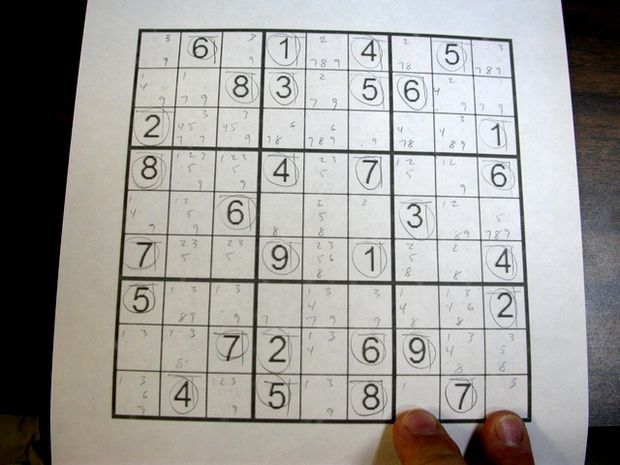
#> input picture sudokuu.jpg, 620 x 465 px
$ python '15th adaptive Thresholding.py'
#> lines starting #> are read from the running program, lines starting #| are printed output that depends on the picture; after the words box and inside, x2 and y2 are one past the last pixel; in counts of white or black regions, pixels touching at a corner belong together
import cv2
import numpy as np

img = cv2.imread('sudokuu.jpg',0)
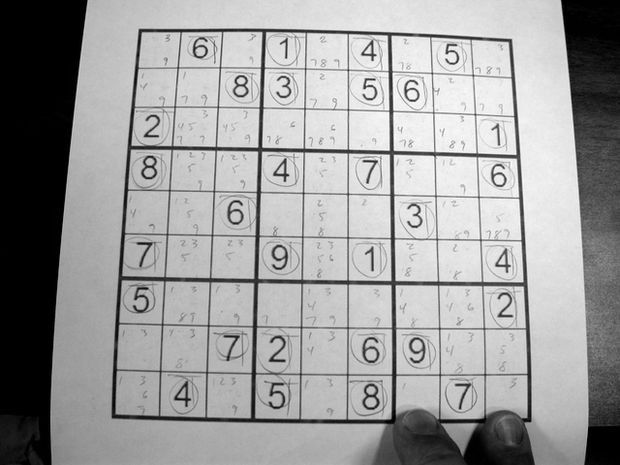
#> img: shape (465, 620); min 0, max 255, mean 156.6

_, th1 = cv2.threshold(img,127,255,cv2.THRESH_BINARY)
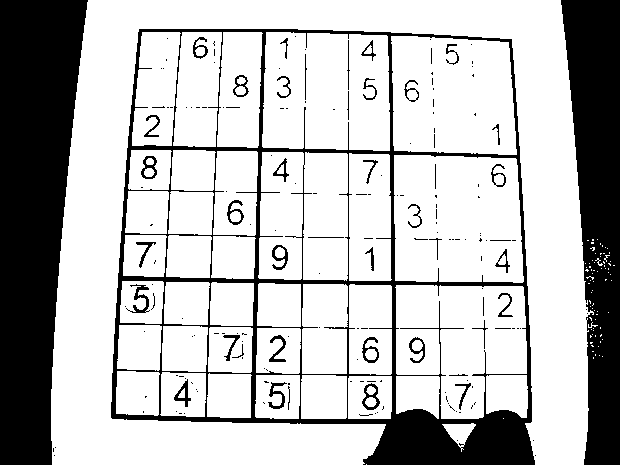
#> th1: shape (465, 620); 74% white; 182 black regions (138 under 20 px), largest, box (x1, y1, x2, y2) and area: (0, 0, 88, 465) 29940, (111, 29, 535, 465) 22012, (561, 0, 620, 465) 18687
#thus we can see the basic threshold is not working properly here due to uneven shade's we will be using adaptive threshold

th2 = cv2.adaptiveThreshold(img, 255, cv2.ADAPTIVE_THRESH_MEAN_C, cv2.THRESH_BINARY, 11, 2)
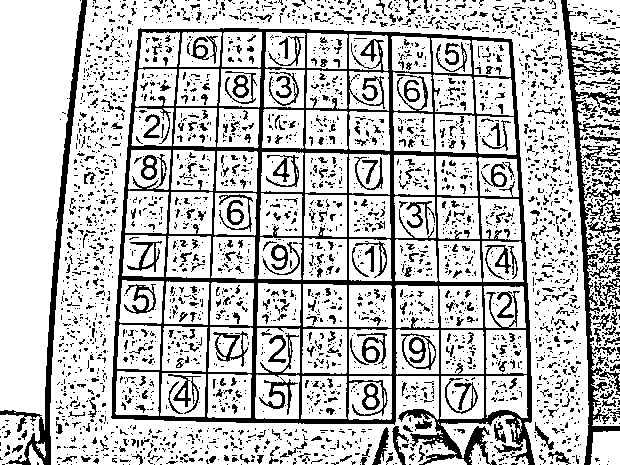
#> th2: shape (465, 620); 75.8% white; 3206 black regions (2782 under 20 px), largest, box (x1, y1, x2, y2) and area: (111, 28, 535, 465) 26669, (561, 0, 620, 465) 4513, (0, 0, 87, 465) 3298
#now we can see it more clear color distribution
#the are two types of adaptive threshold
#1st : ADAPTIVE_THRESH_MEAN_C
#2nd : ADAPTIVE_THRESH_GAUSIAN_C
th3 = cv2.adaptiveThreshold(img, 255, cv2.ADAPTIVE_THRESH_GAUSSIAN_C, cv2.THRESH_BINARY, 11, 2)
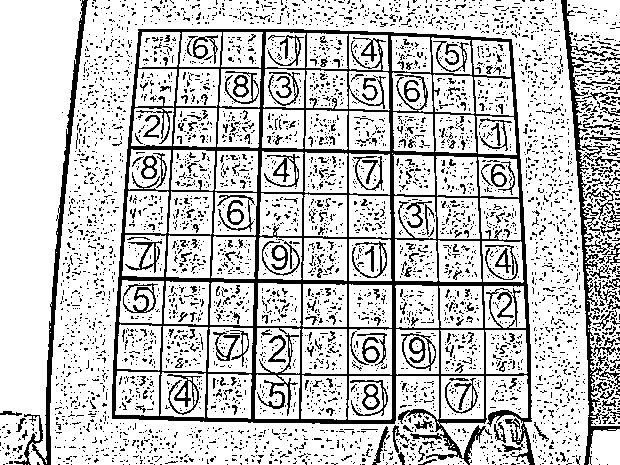
#> th3: shape (465, 620); 77.9% white; black in thin lines or dots
cv2.imshow('Image', img)
cv2.imshow('th1', th1)
cv2.imshow('th2', th2)
cv2.imshow('th3', th3)

cv2.waitKey(0)
cv2.destroyAllWindows()
